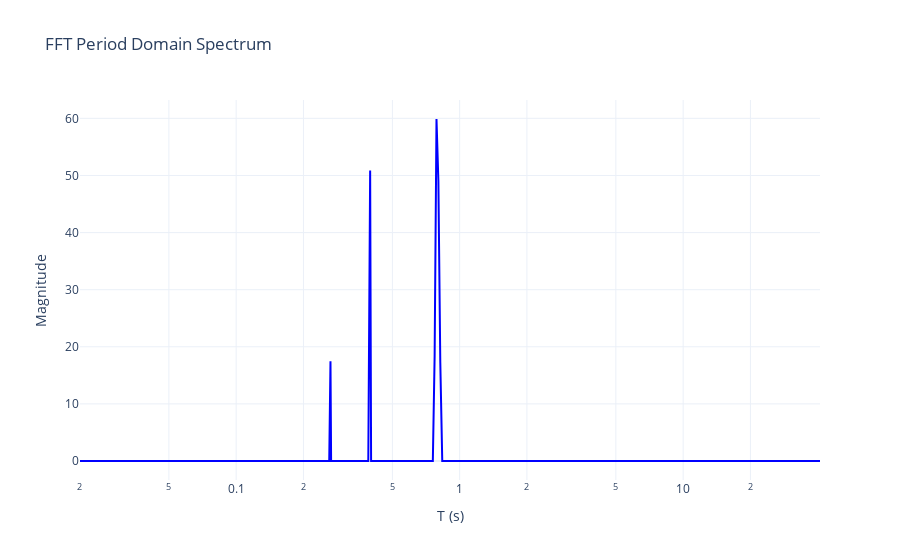

The notebook cell this image was saved under:
### Code cell
fourier.plotly_fft_results_period_domain(df_fft_filtered, label_filtered, color='blue', log_scale=True)

### Figure 1 — Plotly figure (JSON) as saved in the notebook; plotly's stock layout.template omitted (floating-point values rounded to 4 significant figures; data arrays with more than 128 entries replaced by an {"elided": "..."} marker saying what was removed)
{"data": [{"line": {"color": "blue"}, "mode": "lines", "name": "Z Filtered", "type": "scatter", "x": {"elided": "2048 float values"}, "y": {"elided": "2048 float values"}}], "layout": {"title": {"text": "FFT Period Domain Spectrum"}, "xaxis": {"title": {"text": "T (s)"}, "type": "log"}, "yaxis": {"title": {"text": "Magnitude"}}}}
